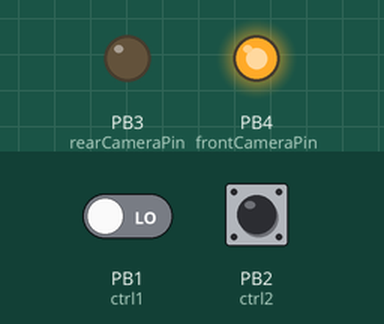
Simulated run of this sketch. Board: ATtiny85, built with avr-gcc and run on an emulated ATtiny85. Shown: output pins drawn as LEDs (lit = HIGH). The inputs (shaded band) are chosen by the test bench; at power-on: PB1 (ctrl1) LOW, PB2 (ctrl2) LOW.

Above: at 1.2 s.
1.3 s: PB1 (ctrl1) driven HIGH
At 2.4 s:
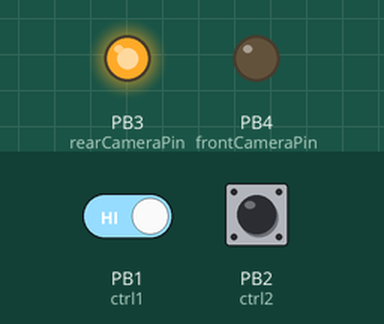
2.8 s: PB1 (ctrl1) driven LOW
At 3.5 s:
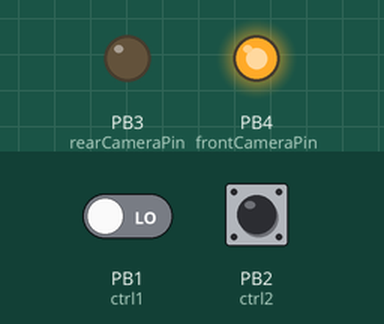
4.3 s: PB2 (ctrl2) driven HIGH
At 4.6 s:
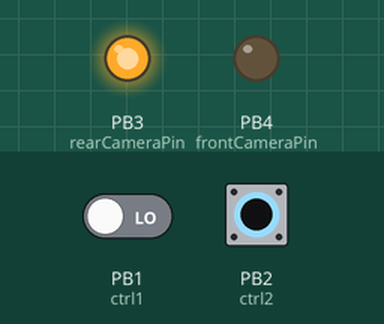
5.8 s: PB2 (ctrl2) pulsed LOW 5 times (0.12 s each, 0.3 s apart)
At 6.07 s:
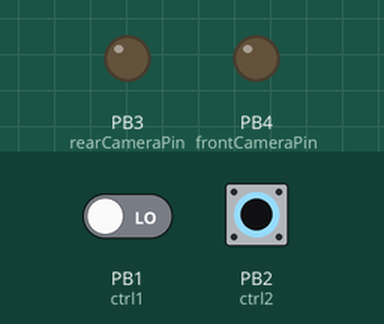
Timing chart, 0 to 8.8 s (numbered marks = the images above; inputs shaded):
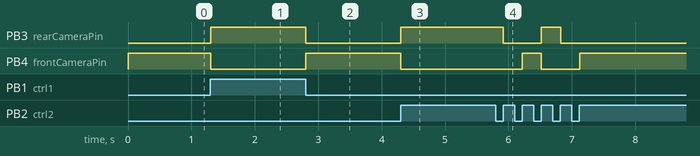

The sketch:

car_camera_controller.ino
```cpp
/**
 * Car Camera Controller software for Arduino Digispark device
 *
 * @author  Matus Marko
 * @email   matus@markoweb.eu
 * @gitlab  https://github.com/markoweb/car-cam
 * @version 3.0.1
 */


/* PIN CONFIGURATION */

// rear camera controll pin (output)
const int rearCameraPin = 3;

// front camera controll pin (output)
const int frontCameraPin = 4;

// pin for reverse gear (input)
const int ctrl1 = 1;

// pin for controll button (input)
const int ctrl2 = 2;


/* STATE CONFIGURATION */

// delay for front camera
const unsigned int TIMEOUT = 2500;

// current state
int state;

// current duration
unsigned int duration;

void setup() {
  pinMode(ctrl1, INPUT);
  pinMode(ctrl2, INPUT);
  pinMode(frontCameraPin, OUTPUT);
  pinMode(rearCameraPin, OUTPUT);

  setState(1);
}

void loop() {
  // check whether the reverse gear is set
  if (isReversingSet()) {
    if (state < 3) {
      setState(3);
    }
    else if (state == 4) {
      if (duration < TIMEOUT) {
        duration++;
      } else {
        setState(3);
      }
    }
  }
  // reverse gear is unset
  else {
    if (state == 1 || state == 2) {
      if (duration < TIMEOUT) {
        duration++;
      } else {
        setState(0);
      }
    }
    else if (state > 2) {
      setState(1);
    }
  }

  // check whether the button is pressed
  if (isButtonPressed()) {
    switch (state) {
      case 0:
        setState(1);
        break;
      case 1:
        setState(2);
        break;
      case 3:
        setState(4);
        break;
      case 4:
        setState(3);
        break;
      case 2:
      default:
        setState(0);
        break;
    }
    while (isButtonPressed()) {
      ;
    }
  }
  delay(5);
}

/** Change State */
void setState(int number) {
  state = number;
  switch (number) {
    case 1:
    case 4:
      rearCamOff();
      frontCamOn();
      duration = 0;
      break;
    case 2:
      duration = 0;
    case 3:
      frontCamOff();
      rearCamOn();
      break;
    case 0:
    default:
      frontCamOff();
      rearCamOff();
      break;
  }
}

/** Turn on front camera */
void frontCamOn() {
  digitalWrite(frontCameraPin, HIGH);
}

/** Turn off front camera */
void frontCamOff() {
  digitalWrite(frontCameraPin, LOW);
}

/** Turn on rear camera */
void rearCamOn() {
  digitalWrite(rearCameraPin, HIGH);
}

/** Turn off rear camera */
void rearCamOff() {
  digitalWrite(rearCameraPin, LOW);
}

/** Check whether the reverse gear is set */
bool isReversingSet() {
  return digitalRead(ctrl1) == HIGH;
}

/** Check whether the button is pressed */
bool isButtonPressed() {
  return digitalRead(ctrl2) == HIGH;
}
```

Measured:
- after the input at 1.3 s, PB3 (rearCameraPin): LOW → HIGH at once; PB4 (frontCameraPin): HIGH → LOW at once
- after the input at 2.8 s, PB3 (rearCameraPin): HIGH → LOW at once; PB4 (frontCameraPin): LOW → HIGH at once
- after the input at 4.3 s, PB3 (rearCameraPin): LOW → HIGH at once; PB4 (frontCameraPin): HIGH → LOW at once
- after the input at 5.8 s, PB3 (rearCameraPin): HIGH → LOW after 0.12 s, → HIGH 0.60 s later, → LOW 0.30 s later; PB4 (frontCameraPin): LOW → HIGH after 0.42 s, → LOW 0.30 s later, → HIGH 0.60 s later
